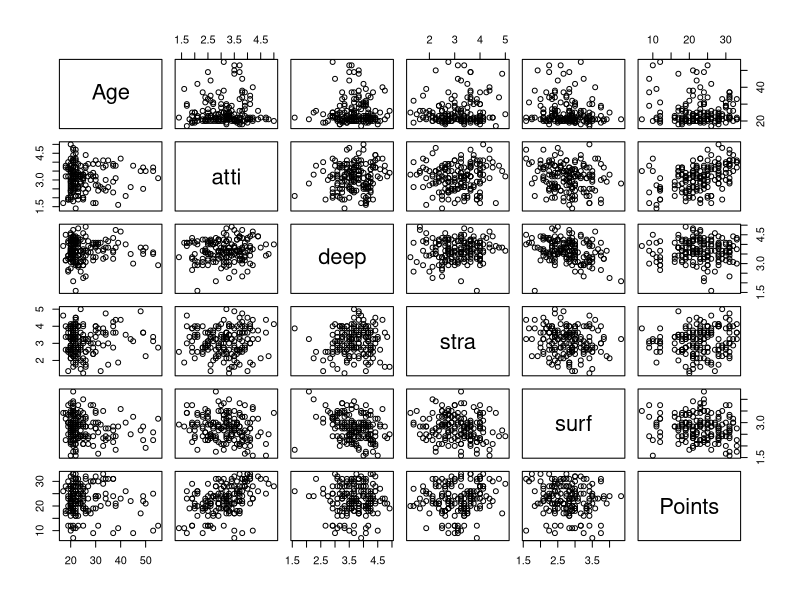
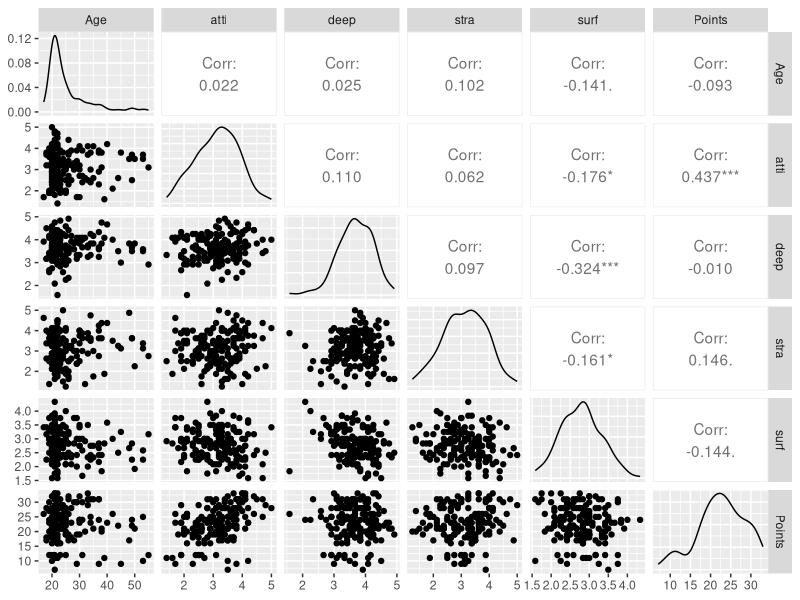
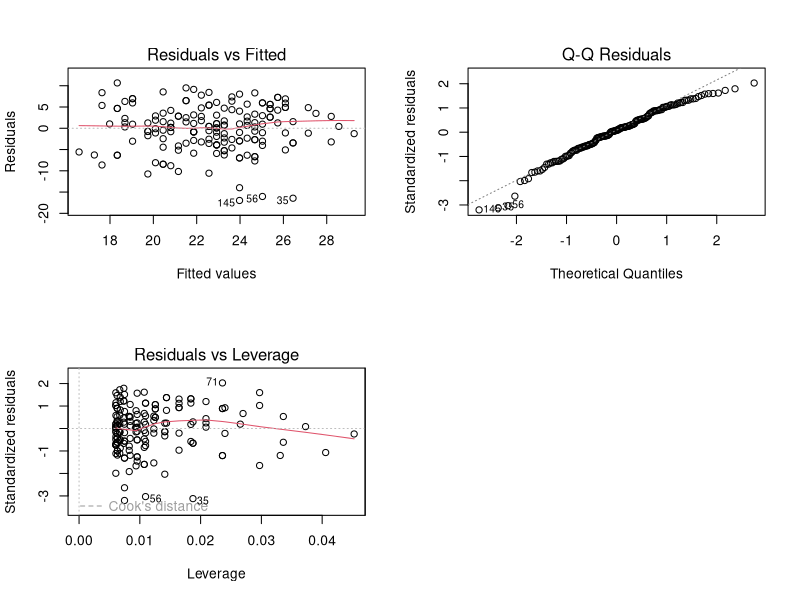

The R script that drew these images, in order:
## ---- chunk 1
date()
## ---- chunk 2
library(readr)
setwd("C:/Users/ariv/Documents/IODS-project/IODS-project/data")
learning2014 <- read_csv("learning2014.csv", 
    col_types = cols(...1 = col_skip(), gender = col_factor(levels = c("F", 
        "M")), Age = col_number(), atti = col_number(), 
        deep = col_number(), stra = col_number(), 
        surf = col_number(), Points = col_number()))
View(learning2014)
summary(learning2014$gender)
summary(learning2014$Age)
summary(learning2014$atti)
summary(learning2014$deep)
summary(learning2014$stra)
summary(learning2014$surf)
summary(learning2014$Points)
## ---- chunk 3
pairs(learning2014[-1])
## ---- chunk 4
library(GGally)
ggpairs(learning2014[-1], lower = list(combo = wrap("facethist", bins = 20)))
## ---- chunk 5
my_model1 <- lm(Points ~ atti + stra + surf, data = learning2014)
summary(my_model1)
## ---- chunk 6
my_model2 <- lm(Points ~ atti, data = learning2014)
summary(my_model2)
## ---- chunk 7
?plot.lm
par(mfrow = c(2,2))
plot(my_model2, which = c(1,2,5))
